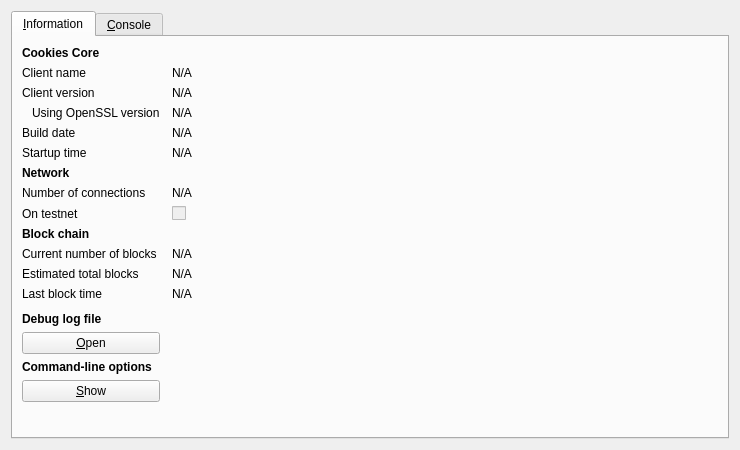
<?xml version="1.0" encoding="UTF-8"?>
<ui version="4.0">
 <class>RPCConsole</class>
 <widget class="QDialog" name="RPCConsole">
  <property name="geometry">
   <rect>
    <x>0</x>
    <y>0</y>
    <width>740</width>
    <height>450</height>
   </rect>
  </property>
  <property name="windowTitle">
   <string>Cookies - Debug window</string>
  </property>
  <layout class="QVBoxLayout" name="verticalLayout_2">
   <item>
    <widget class="QTabWidget" name="tabWidget">
     <property name="currentIndex">
      <number>0</number>
     </property>
     <widget class="QWidget" name="tab_info">
      <attribute name="title">
       <string>&amp;Information</string>
      </attribute>
      <layout class="QGridLayout" name="gridLayout" columnstretch="0,1">
       <property name="horizontalSpacing">
        <number>12</number>
       </property>
       <item row="0" column="0">
        <widget class="QLabel" name="label_9">
         <property name="font">
          <font>
           <weight>75</weight>
           <bold>true</bold>
          </font>
         </property>
         <property name="text">
          <string>Cookies Core</string>
         </property>
        </widget>
       </item>
       <item row="1" column="0">
        <widget class="QLabel" name="label_5">
         <property name="text">
          <string>Client name</string>
         </property>
        </widget>
       </item>
       <item row="1" column="1">
        <widget class="QLabel" name="clientName">
         <property name="cursor">
          <cursorShape>IBeamCursor</cursorShape>
         </property>
         <property name="text">
          <string>N/A</string>
         </property>
         <property name="textFormat">
          <enum>Qt::PlainText</enum>
         </property>
         <property name="textInteractionFlags">
          <set>Qt::LinksAccessibleByMouse|Qt::TextSelectableByKeyboard|Qt::TextSelectableByMouse</set>
         </property>
        </widget>
       </item>
       <item row="2" column="0">
        <widget class="QLabel" name="label_6">
         <property name="text">
          <string>Client version</string>
         </property>
        </widget>
       </item>
       <item row="2" column="1">
        <widget class="QLabel" name="clientVersion">
         <property name="cursor">
          <cursorShape>IBeamCursor</cursorShape>
         </property>
         <property name="text">
          <string>N/A</string>
         </property>
         <property name="textFormat">
          <enum>Qt::PlainText</enum>
         </property>
         <property name="textInteractionFlags">
          <set>Qt::LinksAccessibleByMouse|Qt::TextSelectableByKeyboard|Qt::TextSelectableByMouse</set>
         </property>
        </widget>
       </item>
       <item row="3" column="0">
        <widget class="QLabel" name="label_14">
         <property name="text">
          <string>Using OpenSSL version</string>
         </property>
         <property name="indent">
          <number>10</number>
         </property>
        </widget>
       </item>
       <item row="3" column="1">
        <widget class="QLabel" name="openSSLVersion">
         <property name="cursor">
          <cursorShape>IBeamCursor</cursorShape>
         </property>
         <property name="text">
          <string>N/A</string>
         </property>
         <property name="textFormat">
          <enum>Qt::PlainText</enum>
         </property>
         <property name="textInteractionFlags">
          <set>Qt::LinksAccessibleByMouse|Qt::TextSelectableByKeyboard|Qt::TextSelectableByMouse</set>
         </property>
        </widget>
       </item>
       <item row="4" column="0">
        <widget class="QLabel" name="label_12">
         <property name="text">
          <string>Build date</string>
         </property>
        </widget>
       </item>
       <item row="4" column="1">
        <widget class="QLabel" name="buildDate">
         <property name="cursor">
          <cursorShape>IBeamCursor</cursorShape>
         </property>
         <property name="text">
          <string>N/A</string>
         </property>
         <property name="textFormat">
          <enum>Qt::PlainText</enum>
         </property>
         <property name="textInteractionFlags">
          <set>Qt::LinksAccessibleByMouse|Qt::TextSelectableByKeyboard|Qt::TextSelectableByMouse</set>
         </property>
        </widget>
       </item>
       <item row="5" column="0">
        <widget class="QLabel" name="label_13">
         <property name="text">
          <string>Startup time</string>
         </property>
        </widget>
       </item>
       <item row="5" column="1">
        <widget class="QLabel" name="startupTime">
         <property name="cursor">
          <cursorShape>IBeamCursor</cursorShape>
         </property>
         <property name="text">
          <string>N/A</string>
         </property>
         <property name="textFormat">
          <enum>Qt::PlainText</enum>
         </property>
         <property name="textInteractionFlags">
          <set>Qt::LinksAccessibleByMouse|Qt::TextSelectableByKeyboard|Qt::TextSelectableByMouse</set>
         </property>
        </widget>
       </item>
       <item row="6" column="0">
        <widget class="QLabel" name="label_11">
         <property name="font">
          <font>
           <weight>75</weight>
           <bold>true</bold>
          </font>
         </property>
         <property name="text">
          <string>Network</string>
         </property>
        </widget>
       </item>
       <item row="7" column="0">
        <widget class="QLabel" name="label_7">
         <property name="text">
          <string>Number of connections</string>
         </property>
        </widget>
       </item>
       <item row="7" column="1">
        <widget class="QLabel" name="numberOfConnections">
         <property name="cursor">
          <cursorShape>IBeamCursor</cursorShape>
         </property>
         <property name="text">
          <string>N/A</string>
         </property>
         <property name="textFormat">
          <enum>Qt::PlainText</enum>
         </property>
         <property name="textInteractionFlags">
          <set>Qt::LinksAccessibleByMouse|Qt::TextSelectableByKeyboard|Qt::TextSelectableByMouse</set>
         </property>
        </widget>
       </item>
       <item row="8" column="0">
        <widget class="QLabel" name="label_8">
         <property name="text">
          <string>On testnet</string>
         </property>
        </widget>
       </item>
       <item row="8" column="1">
        <widget class="QCheckBox" name="isTestNet">
         <property name="enabled">
          <bool>false</bool>
         </property>
         <property name="text">
          <string/>
         </property>
        </widget>
       </item>
       <item row="9" column="0">
        <widget class="QLabel" name="label_10">
         <property name="font">
          <font>
           <weight>75</weight>
           <bold>true</bold>
          </font>
         </property>
         <property name="text">
          <string>Block chain</string>
         </property>
        </widget>
       </item>
       <item row="10" column="0">
        <widget class="QLabel" name="label_3">
         <property name="text">
          <string>Current number of blocks</string>
         </property>
        </widget>
       </item>
       <item row="10" column="1">
        <widget class="QLabel" name="numberOfBlocks">
         <property name="cursor">
          <cursorShape>IBeamCursor</cursorShape>
         </property>
         <property name="text">
          <string>N/A</string>
         </property>
         <property name="textFormat">
          <enum>Qt::PlainText</enum>
         </property>
         <property name="textInteractionFlags">
          <set>Qt::LinksAccessibleByMouse|Qt::TextSelectableByKeyboard|Qt::TextSelectableByMouse</set>
         </property>
        </widget>
       </item>
       <item row="11" column="0">
        <widget class="QLabel" name="label_4">
         <property name="text">
          <string>Estimated total blocks</string>
         </property>
        </widget>
       </item>
       <item row="11" column="1">
        <widget class="QLabel" name="totalBlocks">
         <property name="cursor">
          <cursorShape>IBeamCursor</cursorShape>
         </property>
         <property name="text">
          <string>N/A</string>
         </property>
         <property name="textFormat">
          <enum>Qt::PlainText</enum>
         </property>
         <property name="textInteractionFlags">
          <set>Qt::LinksAccessibleByMouse|Qt::TextSelectableByKeyboard|Qt::TextSelectableByMouse</set>
         </property>
        </widget>
       </item>
       <item row="12" column="0">
        <widget class="QLabel" name="label_2">
         <property name="text">
          <string>Last block time</string>
         </property>
        </widget>
       </item>
       <item row="12" column="1">
        <widget class="QLabel" name="lastBlockTime">
         <property name="cursor">
          <cursorShape>IBeamCursor</cursorShape>
         </property>
         <property name="text">
          <string>N/A</string>
         </property>
         <property name="textFormat">
          <enum>Qt::PlainText</enum>
         </property>
         <property name="textInteractionFlags">
          <set>Qt::LinksAccessibleByMouse|Qt::TextSelectableByKeyboard|Qt::TextSelectableByMouse</set>
         </property>
        </widget>
       </item>
       <item row="13" column="0">
        <spacer name="verticalSpacer_2">
         <property name="orientation">
          <enum>Qt::Vertical</enum>
         </property>
         <property name="sizeHint" stdset="0">
          <size>
           <width>20</width>
           <height>20</height>
          </size>
         </property>
        </spacer>
       </item>
       <item row="14" column="0">
        <widget class="QLabel" name="labelDebugLogfile">
         <property name="font">
          <font>
           <weight>75</weight>
           <bold>true</bold>
          </font>
         </property>
         <property name="text">
          <string>Debug log file</string>
         </property>
        </widget>
       </item>
       <item row="15" column="0">
        <widget class="QPushButton" name="openDebugLogfileButton">
         <property name="toolTip">
          <string>Open the Cookies debug log file from the current data directory. This can take a few seconds for large log files.</string>
         </property>
         <property name="text">
          <string>&amp;Open</string>
         </property>
         <property name="autoDefault">
          <bool>false</bool>
         </property>
        </widget>
       </item>
       <item row="16" column="0">
        <widget class="QLabel" name="labelCLOptions">
         <property name="font">
          <font>
           <weight>75</weight>
           <bold>true</bold>
          </font>
         </property>
         <property name="text">
          <string>Command-line options</string>
         </property>
        </widget>
       </item>
       <item row="17" column="0">
        <widget class="QPushButton" name="showCLOptionsButton">
         <property name="toolTip">
          <string>Show the Bitcoin-Qt help message to get a list with possible Cookies command-line options.</string>
         </property>
         <property name="text">
          <string>&amp;Show</string>
         </property>
         <property name="autoDefault">
          <bool>false</bool>
         </property>
        </widget>
       </item>
       <item row="18" column="0">
        <spacer name="verticalSpacer">
         <property name="orientation">
          <enum>Qt::Vertical</enum>
         </property>
         <property name="sizeHint" stdset="0">
          <size>
           <width>20</width>
           <height>40</height>
          </size>
         </property>
        </spacer>
       </item>
      </layout>
     </widget>
     <widget class="QWidget" name="tab_console">
      <attribute name="title">
       <string>&amp;Console</string>
      </attribute>
      <layout class="QVBoxLayout" name="verticalLayout_3">
       <property name="spacing">
        <number>3</number>
       </property>
       <item>
        <widget class="QTextEdit" name="messagesWidget">
         <property name="minimumSize">
          <size>
           <width>0</width>
           <height>100</height>
          </size>
         </property>
         <property name="readOnly">
          <bool>true</bool>
         </property>
         <property name="tabKeyNavigation" stdset="0">
          <bool>false</bool>
         </property>
         <property name="columnCount" stdset="0">
          <number>2</number>
         </property>
        </widget>
       </item>
       <item>
        <layout class="QHBoxLayout" name="horizontalLayout">
         <property name="spacing">
          <number>3</number>
         </property>
         <item>
          <widget class="QLabel" name="label">
           <property name="text">
            <string notr="true">&gt;</string>
           </property>
          </widget>
         </item>
         <item>
          <widget class="QLineEdit" name="lineEdit"/>
         </item>
         <item>
          <widget class="QPushButton" name="clearButton">
           <property name="maximumSize">
            <size>
             <width>24</width>
             <height>24</height>
            </size>
           </property>
           <property name="toolTip">
            <string>Clear console</string>
           </property>
           <property name="text">
            <string/>
           </property>
           <property name="icon">
            <iconset resource="../bitcoin.qrc">
             <normaloff>:/icons/remove</normaloff>:/icons/remove</iconset>
           </property>
           <property name="shortcut">
            <string notr="true">Ctrl+L</string>
           </property>
           <property name="autoDefault">
            <bool>false</bool>
           </property>
          </widget>
         </item>
        </layout>
       </item>
      </layout>
     </widget>
    </widget>
   </item>
  </layout>
 </widget>
 <resources>
  <include location="../bitcoin.qrc"/>
 </resources>
 <connections/>
</ui>
